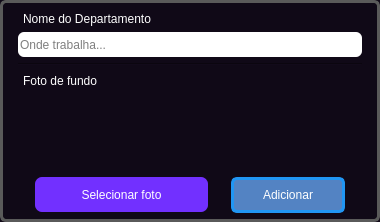
<?xml version="1.0" encoding="UTF-8"?>
<ui version="4.0">
 <class>Form</class>
 <widget class="QWidget" name="Form">
  <property name="geometry">
   <rect>
    <x>0</x>
    <y>0</y>
    <width>380</width>
    <height>222</height>
   </rect>
  </property>
  <property name="maximumSize">
   <size>
    <width>16777215</width>
    <height>222</height>
   </size>
  </property>
  <property name="windowTitle">
   <string>Form</string>
  </property>
  <property name="styleSheet">
   <string notr="true">font: 63 9pt &quot;Inter 18pt SemiBold&quot;;
    background-color: #100917;
color: rgb(255, 255, 255);</string>
  </property>
  <layout class="QVBoxLayout" name="verticalLayout">
   <property name="leftMargin">
    <number>0</number>
   </property>
   <property name="topMargin">
    <number>0</number>
   </property>
   <property name="rightMargin">
    <number>0</number>
   </property>
   <property name="bottomMargin">
    <number>0</number>
   </property>
   <item>
    <widget class="QWidget" name="local_cadastro" native="true">
     <property name="sizePolicy">
      <sizepolicy hsizetype="Expanding" vsizetype="Expanding">
       <horstretch>0</horstretch>
       <verstretch>0</verstretch>
      </sizepolicy>
     </property>
     <property name="minimumSize">
      <size>
       <width>0</width>
       <height>222</height>
      </size>
     </property>
     <property name="maximumSize">
      <size>
       <width>16777215</width>
       <height>222</height>
      </size>
     </property>
     <property name="styleSheet">
      <string notr="true">
QLabel{
	padding: 0px 2px;
	max-height:20px;
 	margin-top: 2px;
}

QLineEdit{
	color: rgb(0, 0, 0);
	background-color: rgb(255, 255, 255);
	max-height: 40px;   /* largura mínima */
	max-width: 500px;   /* largura mínima */
	min-height:25px;
    border-radius: 6px;
	border: none;
}
Line{
	background-color: rgb(255, 255, 255);
	max-height:2px;
}
#local_cadastro{



    border-radius: 6px;
    border: 3px solid #5a5a5a;

}</string>
     </property>
     <layout class="QVBoxLayout" name="verticalLayout_4">
      <property name="spacing">
       <number>0</number>
      </property>
      <item>
       <widget class="QWidget" name="widget" native="true">
        <layout class="QVBoxLayout" name="verticalLayout_2">
         <property name="leftMargin">
          <number>0</number>
         </property>
         <property name="topMargin">
          <number>0</number>
         </property>
         <property name="rightMargin">
          <number>0</number>
         </property>
         <property name="bottomMargin">
          <number>0</number>
         </property>
         <item>
          <widget class="QWidget" name="widget_3" native="true">
           <property name="sizePolicy">
            <sizepolicy hsizetype="Preferred" vsizetype="Fixed">
             <horstretch>0</horstretch>
             <verstretch>0</verstretch>
            </sizepolicy>
           </property>
           <property name="styleSheet">
            <string notr="true"/>
           </property>
           <layout class="QVBoxLayout" name="verticalLayout_5">
            <property name="spacing">
             <number>6</number>
            </property>
            <property name="topMargin">
             <number>0</number>
            </property>
            <property name="bottomMargin">
             <number>9</number>
            </property>
            <item>
             <widget class="QLabel" name="lbl_nome">
              <property name="maximumSize">
               <size>
                <width>200</width>
                <height>22</height>
               </size>
              </property>
              <property name="styleSheet">
               <string notr="true"/>
              </property>
              <property name="text">
               <string>Nome do Departamento</string>
              </property>
             </widget>
            </item>
            <item>
             <widget class="QLineEdit" name="lineEdit_nome">
              <property name="minimumSize">
               <size>
                <width>0</width>
                <height>25</height>
               </size>
              </property>
              <property name="placeholderText">
               <string>Onde trabalha...</string>
              </property>
             </widget>
            </item>
            <item>
             <widget class="Line" name="separacao_8">
              <property name="orientation">
               <enum>Qt::Horizontal</enum>
              </property>
             </widget>
            </item>
            <item>
             <widget class="QLabel" name="lbl_email">
              <property name="text">
               <string>Foto de fundo</string>
              </property>
             </widget>
            </item>
            <item alignment="Qt::AlignHCenter|Qt::AlignTop">
             <widget class="QLabel" name="label_foto">
              <property name="sizePolicy">
               <sizepolicy hsizetype="Preferred" vsizetype="Preferred">
                <horstretch>0</horstretch>
                <verstretch>0</verstretch>
               </sizepolicy>
              </property>
              <property name="minimumSize">
               <size>
                <width>316</width>
                <height>63</height>
               </size>
              </property>
              <property name="maximumSize">
               <size>
                <width>316</width>
                <height>22</height>
               </size>
              </property>
              <property name="text">
               <string/>
              </property>
              <property name="pixmap">
               <pixmap resource="../../imagens/imgs.qrc">:/imgs/logo new te.png</pixmap>
              </property>
              <property name="scaledContents">
               <bool>true</bool>
              </property>
              <property name="alignment">
               <set>Qt::AlignCenter</set>
              </property>
             </widget>
            </item>
           </layout>
          </widget>
         </item>
        </layout>
       </widget>
      </item>
      <item>
       <widget class="QWidget" name="widget_2" native="true">
        <property name="sizePolicy">
         <sizepolicy hsizetype="Preferred" vsizetype="Fixed">
          <horstretch>0</horstretch>
          <verstretch>0</verstretch>
         </sizepolicy>
        </property>
        <layout class="QHBoxLayout" name="horizontalLayout">
         <property name="bottomMargin">
          <number>0</number>
         </property>
         <item>
          <widget class="QPushButton" name="btn_selecionar_foto">
           <property name="sizePolicy">
            <sizepolicy hsizetype="Minimum" vsizetype="Expanding">
             <horstretch>0</horstretch>
             <verstretch>0</verstretch>
            </sizepolicy>
           </property>
           <property name="minimumSize">
            <size>
             <width>0</width>
             <height>35</height>
            </size>
           </property>
           <property name="maximumSize">
            <size>
             <width>173</width>
             <height>35</height>
            </size>
           </property>
           <property name="cursor">
            <cursorShape>PointingHandCursor</cursorShape>
           </property>
           <property name="styleSheet">
            <string notr="true">font: 63 12pt &quot;Inter 18pt SemiBold&quot;;
	background-color: rgb(114, 48, 255);
	border-radius: 7px;
</string>
           </property>
           <property name="text">
            <string>Selecionar foto</string>
           </property>
          </widget>
         </item>
         <item>
          <widget class="QPushButton" name="btn_confirmar_depto">
           <property name="sizePolicy">
            <sizepolicy hsizetype="Fixed" vsizetype="Fixed">
             <horstretch>0</horstretch>
             <verstretch>0</verstretch>
            </sizepolicy>
           </property>
           <property name="minimumSize">
            <size>
             <width>114</width>
             <height>36</height>
            </size>
           </property>
           <property name="cursor">
            <cursorShape>PointingHandCursor</cursorShape>
           </property>
           <property name="styleSheet">
            <string notr="true">font: 63 12pt &quot;Inter 18pt SemiBold&quot;;
background-color: rgb(83, 131, 195);
border: 3px solid #2196F3;
color: white;
    border-radius: 6px;</string>
           </property>
           <property name="text">
            <string>Adicionar</string>
           </property>
           <property name="iconSize">
            <size>
             <width>24</width>
             <height>24</height>
            </size>
           </property>
          </widget>
         </item>
        </layout>
       </widget>
      </item>
     </layout>
    </widget>
   </item>
  </layout>
 </widget>
 <resources>
  <include location="../../imagens/imgs.qrc"/>
 </resources>
 <connections/>
</ui>
